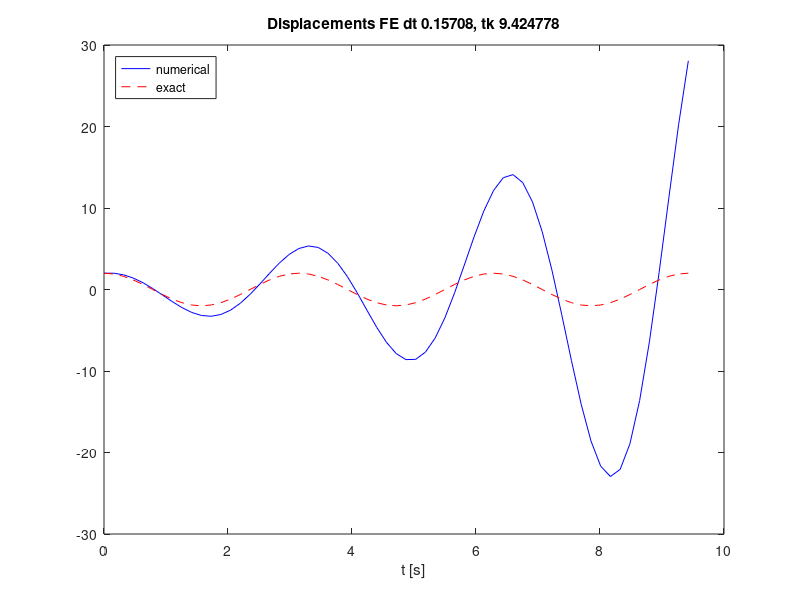

Write MATLAB code to recreate this figure.
% Special case implementation of a simple oscillator simulation using
% first-order Forward Euler solver. Even with small time steps solution 
% amplitude is increasing.

omega0 = 2;

% Initial condition
X_0 = 2;

T0 = 2*pi/omega0;
dt = T0/20;
tk = 3*T0;

N_t = floor(tk/dt);
t = linspace(0, N_t*dt, N_t+1);
u = zeros(N_t+1, 1);
v = zeros(N_t+1, 1);
u(1) = X_0;
v(1) = 0;

% Step equations forward in time
for n = 1:N_t
    u(n+1) = u(n) + dt*v(n);
    v(n+1) = v(n) - dt*omega0^2*u(n);
end
figure
plot(t, u, 'b-', t, X_0*cos(omega0*t), 'r--');
legend('numerical', 'exact', 'Location','northwest');
title(sprintf('Displacements FE dt %g, tk %f', dt, tk))
xlabel('t [s]');
% print('tmp', '-dpdf'); print('tmp', '-dpng');